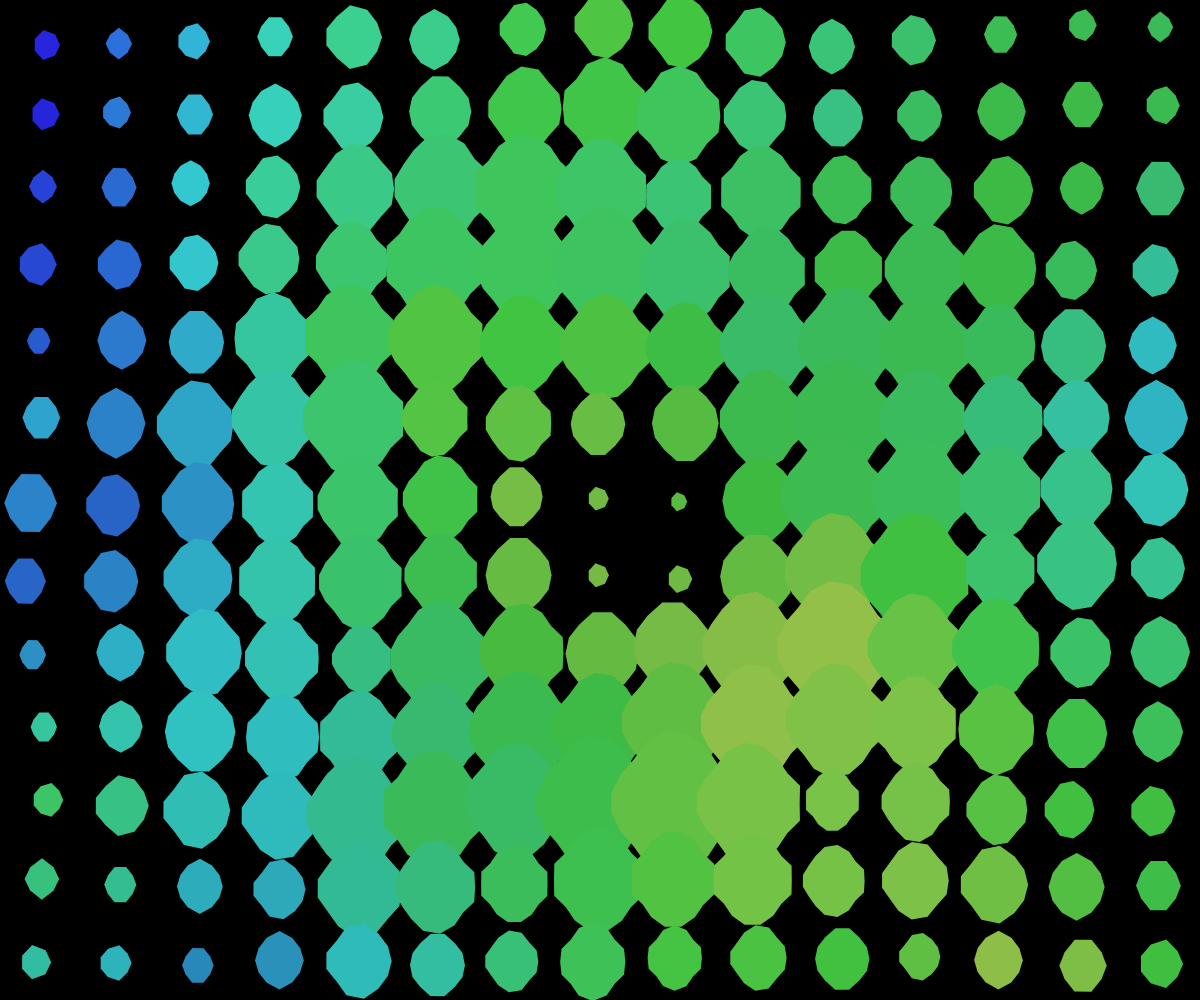
Frame 1 (no input)
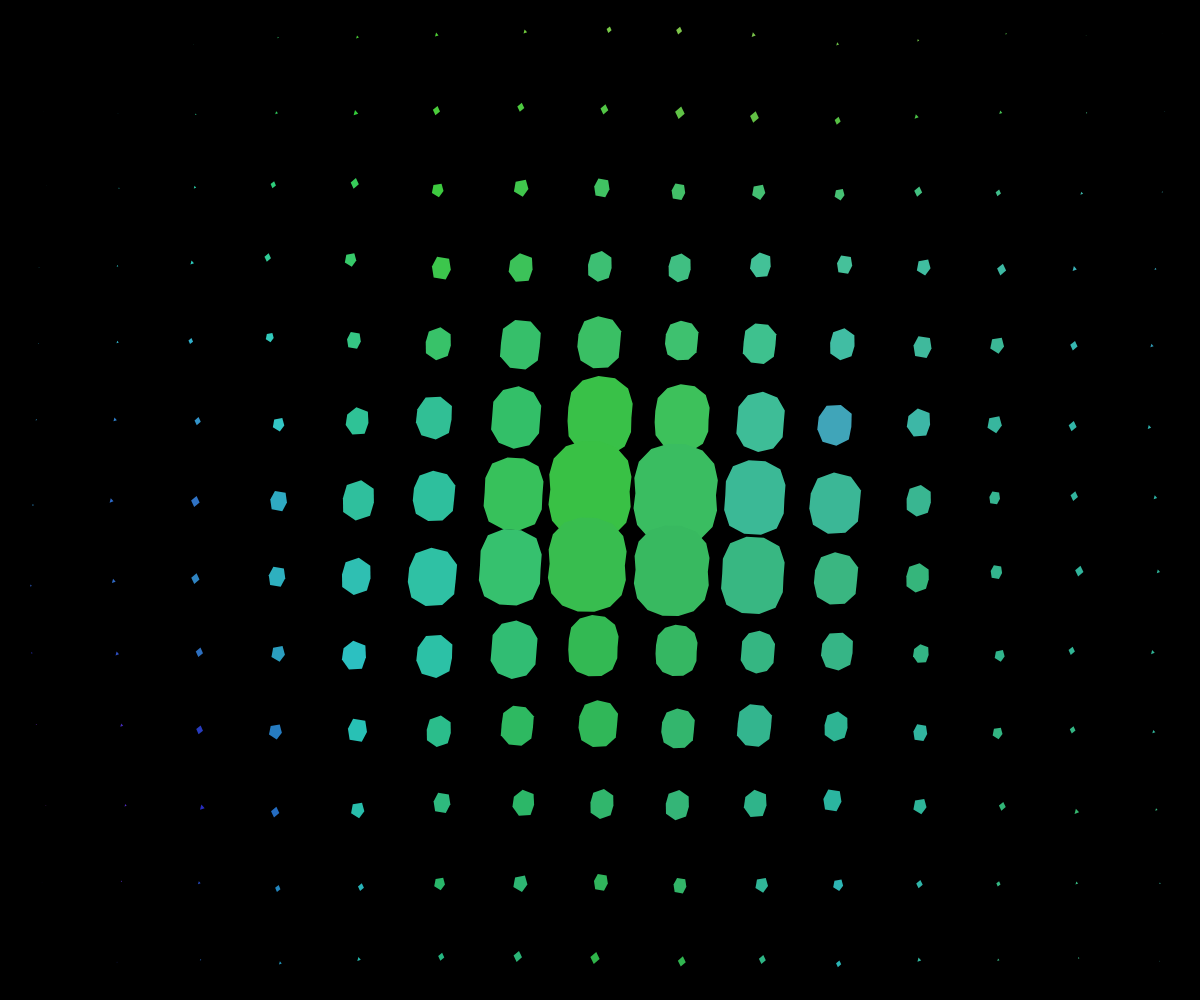
Frame 60 (no input)
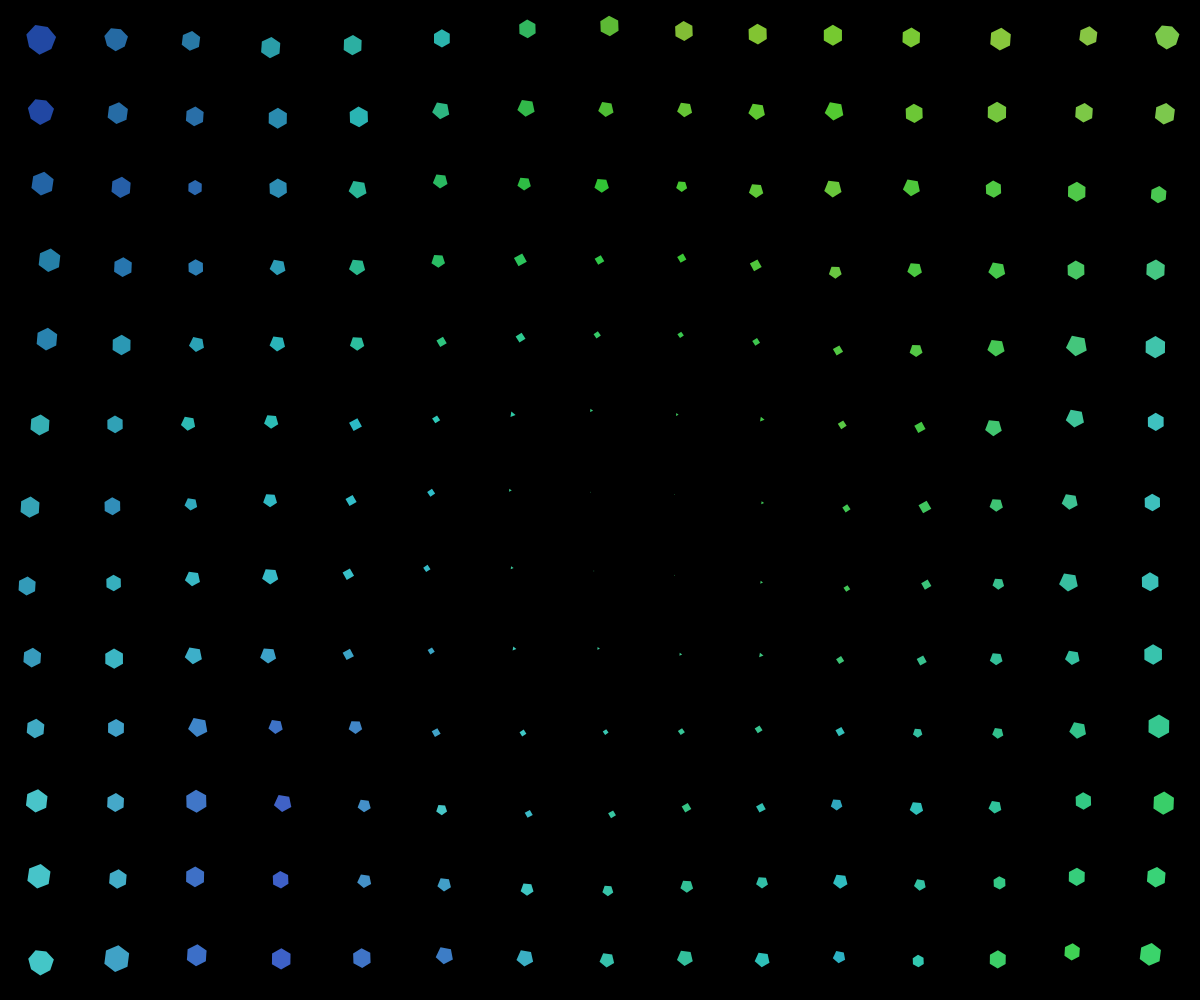
Frame 120 (the mouse pressed at the canvas centre since frame 60)

The p5.js sketch that drew these frames (run headless with seeded random() and noise() and a simulated clock; from frame 60 on, the mouse is pressed at the canvas centre):

// p5.js sketch
// ── sketch.js
let minCycleDuration = 2000; // Minimum duration for a full cycle (2 seconds)
let maxCycleDuration = 6000; // Maximum duration for a full cycle (6 seconds)

function setup() {
  createCanvas(windowWidth, windowHeight);
  colorMode(HSB, 360, 100, 100);
  noStroke();
}

function draw() {
  background(0);

  let cols = ceil(width / 80);
  let rows = ceil(height / 80);
  let tileW = width / cols;
  let tileH = height / rows;

  let maxShapeSize = min(tileW, tileH) * 0.7;

  let centerX = width / 2;
  let centerY = height / 2;

  for (let j = -1; j <= rows; j++) {
    for (let i = -1; i <= cols; i++) {
      let x = i * tileW;
      let y = j * tileH;

      // Distance from the center to create a central-to-boundary wave
      let distanceFromCenter = dist(x, y, centerX, centerY);
      let maxDistance = dist(0, 0, centerX, centerY);
      let normalizedDistance = distanceFromCenter / maxDistance;

      // Noise-based offset for jittery position
      let noiseOffsetX = noise(i * 0.3, j * 0.3, millis() * 0.0005) * tileW * 0.5;
      let noiseOffsetY = noise(j * 0.3, i * 0.3, millis() * 0.0005) * tileH * 0.5;

      x += noiseOffsetX - tileW * 0.25;
      y += noiseOffsetY - tileH * 0.25;

      // Cycle duration and scaling based on radial distance
      let cycleDuration = lerp(minCycleDuration, maxCycleDuration, normalizedDistance);
      let elapsedTime = (millis() + normalizedDistance * 5000) % cycleDuration;
      let scaleFactor = (sin(TWO_PI * elapsedTime / cycleDuration - HALF_PI) + 1) / 2;

      // Randomized hue, saturation, and brightness with noise
      let hue = (noise(i * 0.1, j * 0.1, millis() * 0.001) * 360) % 360;
      let brightness = 60 + 40 * noise((i + j) * 0.05, millis() * 0.001);
      let saturation = 50 + 50 * noise(i * 0.1, j * 0.1, millis() * 0.002);

      fill(hue, saturation, brightness);

      // Size and scaling with central-to-boundary propagation
      let sizeNoise = noise(i * 0.5, j * 0.5, millis() * 0.0008);
      let shapeSize = maxShapeSize * map(sizeNoise, 0, 1, 0.5, 1.5) * scaleFactor;

      // Sides of the shape morphing from center to boundary
      let sides = floor(map(scaleFactor, 0, 1, 3, 20));

      push();
      translate(x + tileW / 2, y + tileH / 2);

      // Rotation influenced by distance from the center
      rotate(normalizedDistance * TWO_PI * frameCount * 0.001);

      drawPolygon(0, 0, shapeSize, sides);
      pop();
    }
  }
}


function drawPolygon(x, y, radius, sides) {
  beginShape();
  for (let i = 0; i < sides; i++) {
    let angle = map(i, 0, sides, 0, TWO_PI);
    
    // Add irregularity to the shape using noise
    let radiusNoise = noise(cos(angle) * 0.8, sin(angle) * 0.8, millis() * 0.002);
    let noisyRadius = radius * map(radiusNoise, 0, 1, 0.6, 1.4);

    let px = x + cos(angle) * noisyRadius;
    let py = y + sin(angle) * noisyRadius;
    vertex(px, py);
  }
  endShape(CLOSE);
}

function windowResized() {
  resizeCanvas(windowWidth, windowHeight);
}
